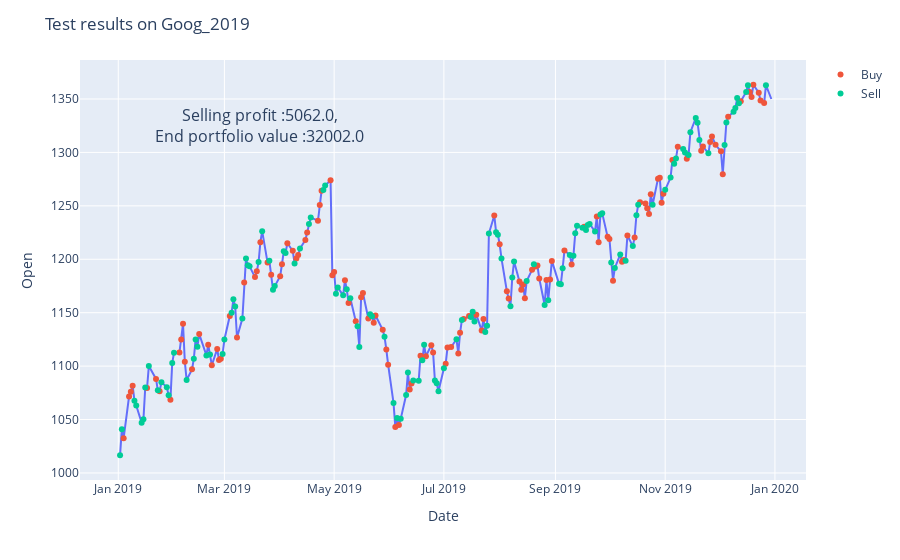

The cell this chart's notebook holds for it:
### Code cell
# Using plotly.express
import plotly.express as px
import plotly.graph_objects as go
fig = px.line(te_goog, x='Date', y='Open')
fig.add_trace(go.Scatter(x = buy_date,y = bought_goog_at, mode="markers",showlegend=True,name="Buy"))
fig.add_trace(go.Scatter(x = sell_date,y = sold_goog_at, mode="markers",showlegend=True,name="Sell"))
fig.update_layout(title="Test results on Goog_2019", annotations=[dict(text='Selling profit :' +str(env.profit.round()) + ',<br>End portfolio value :' +str(env.portfolio_value().round().item()),
                showarrow=False, xref='paper',yref='paper', x=0.1, y=0.9, font=dict(size=16))])
fig.show()
